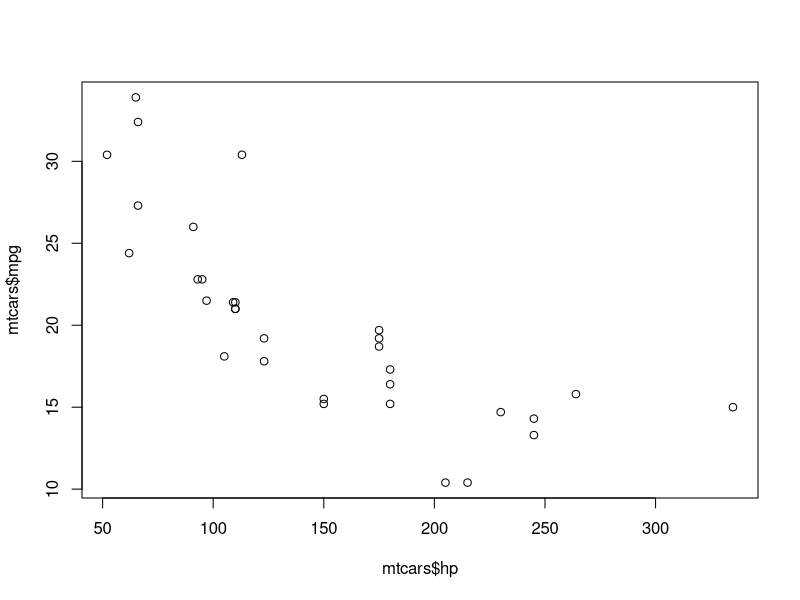

This figure's R source:
## ---- chunk 1

## ---- chunk 2
df <- read.csv("info.csv",row.names = 1)
rownames(df) <- c()
df
## ---- chunk 3
library(tibble)
df <-  df %>% add_row(name = "Kendra", age = 12, city= "Chicago",favorite.color="red",height.cm.=168,weight.kg.=55)
df
## ---- chunk 4
data(mtcars)
head(mtcars)

## ---- chunk 5
which(rownames(mtcars)=="Datsun 710")#Datsun 710's row number 
which(colnames(mtcars)=="cyl") #Number of cylinders's column number
mtcars[which(rownames(mtcars)=="Datsun 710"),which(colnames(mtcars)=="cyl")]
## ---- chunk 6
nrow(mtcars)# number of row
ncol(mtcars)# number of column
## ---- chunk 7
mtcars[["mpg"]]
mtcars[[1]]
## ---- chunk 8
mtcars$mpg
## ---- chunk 9
mtcars[,"mpg"]
mtcars[,c("mpg","hp")]
## ---- chunk 10
mean(mtcars$mpg)

## ---- chunk 11
plot(mtcars$hp,mtcars$mpg)

## ---- chunk 12
fit <- lm(mpg~hp,data=mtcars)
summary(fit)

